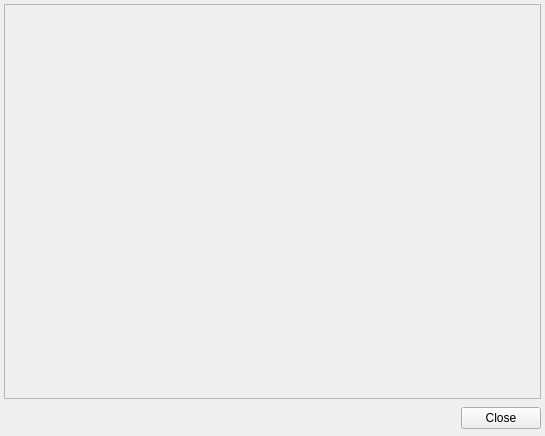
<?xml version="1.0" encoding="UTF-8"?>
<ui version="4.0">
 <class>Form</class>
 <widget class="QWidget" name="Form">
  <property name="geometry">
   <rect>
    <x>0</x>
    <y>0</y>
    <width>545</width>
    <height>436</height>
   </rect>
  </property>
  <property name="windowTitle">
   <string>Form</string>
  </property>
  <widget class="QWidget" name="verticalLayoutWidget">
   <property name="geometry">
    <rect>
     <x>0</x>
     <y>0</y>
     <width>545</width>
     <height>433</height>
    </rect>
   </property>
   <layout class="QVBoxLayout" name="verticalLayout_2">
    <property name="spacing">
     <number>8</number>
    </property>
    <property name="margin">
     <number>4</number>
    </property>
    <item>
     <widget class="QLabel" name="label">
      <property name="frameShape">
       <enum>QFrame::StyledPanel</enum>
      </property>
      <property name="text">
       <string/>
      </property>
      <property name="textFormat">
       <enum>Qt::LogText</enum>
      </property>
      <property name="alignment">
       <set>Qt::AlignLeading|Qt::AlignLeft|Qt::AlignTop</set>
      </property>
      <property name="wordWrap">
       <bool>true</bool>
      </property>
      <property name="margin">
       <number>2</number>
      </property>
     </widget>
    </item>
    <item>
     <widget class="QDialogButtonBox" name="buttonBox">
      <property name="standardButtons">
       <set>QDialogButtonBox::Close</set>
      </property>
     </widget>
    </item>
   </layout>
  </widget>
 </widget>
 <resources/>
 <connections/>
</ui>
